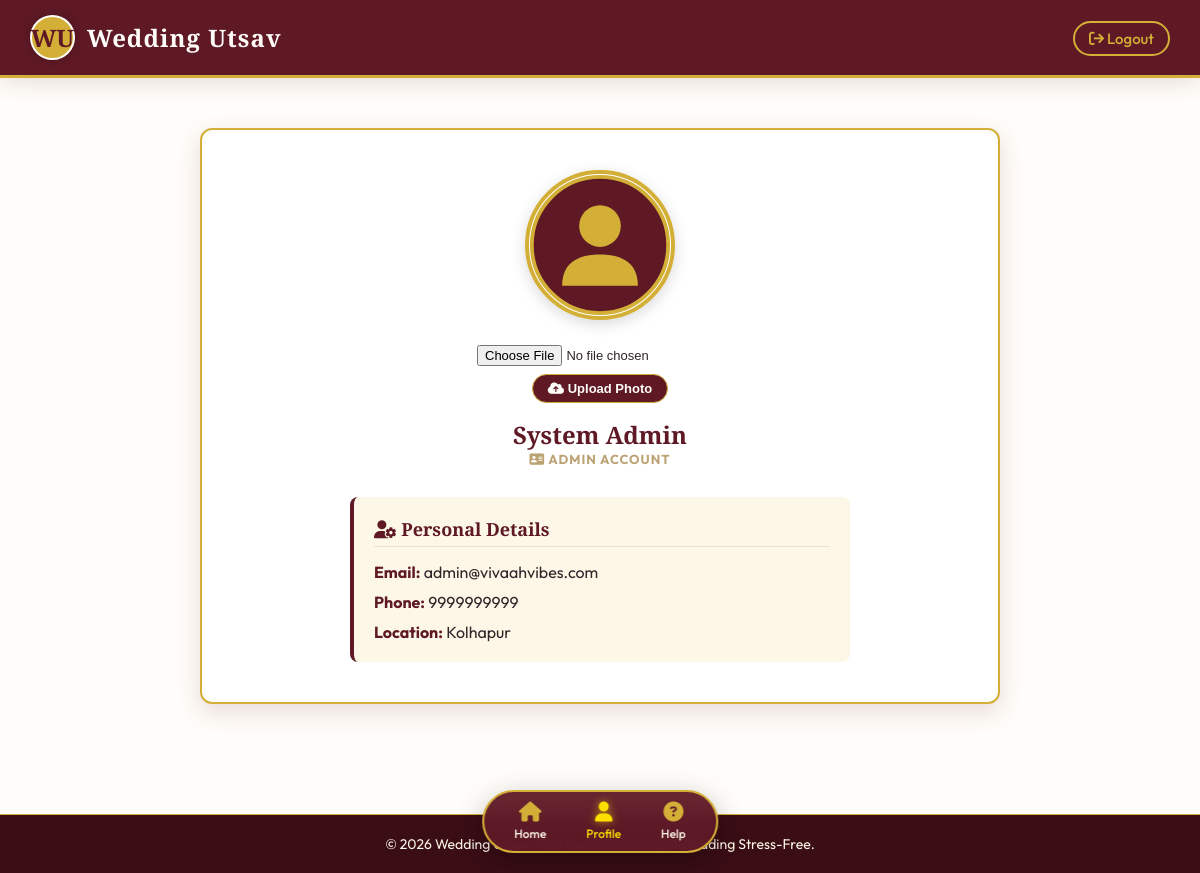
Screenshot of /profile (signed in) with the database file from the repository.
### tables this page shows
CREATE TABLE users (
        user_id INTEGER PRIMARY KEY AUTOINCREMENT,
        full_name TEXT NOT NULL,
        email TEXT UNIQUE NOT NULL,
        phone TEXT NOT NULL,
        password_hash TEXT NOT NULL,
        role TEXT NOT NULL CHECK(role IN ('customer', 'vendor', 'admin')),
        profile_pic_url TEXT,
        city TEXT
    );

### app.py (the view)
@app.route('/profile')
def profile():
    if 'user_id' not in session:
        return redirect(url_for('login'))
    user_id = session['user_id']
    conn = get_db_connection()
    budget = conn.execute('SELECT * FROM budgets WHERE customer_id = ?', (user_id,)).fetchone()
    bookings = conn.execute('''
        SELECT b.*, v.business_name, v.service_type, v.contact_info, v.location
        FROM bookings b
        JOIN vendors v ON b.vendor_id = v.vendor_id
        WHERE b.customer_id = ?
    ''', (user_id,)).fetchall()
    conn.close()
    return render_template('profile.html', budget=budget, bookings=bookings)

### app.py (called while the page is built)
@app.context_processor
def inject_user():
    user = None
    if 'user_id' in session:
        conn = get_db_connection()
        user = conn.execute('SELECT * FROM users WHERE user_id = ?', (session['user_id'],)).fetchone()
        conn.close()
    return dict(current_user=user)

### database.py (called while the page is built)
def get_db_connection():
    conn = sqlite3.connect(DATABASE_PATH)
    conn.row_factory = sqlite3.Row
    return conn

### templates/profile.html (shortened to what this page needs)
{% extends "base.html" %}
{% block content %}
<div class="profile-container">
    <div class="profile-card">
        <div class="profile-header">
            <div class="profile-pic-container">
                <img src="{{ current_user.profile_pic_url or url_for('static', filename='default-profile.svg') }}" alt="Profile Picture" class="profile-pic">
            </div>
            <form method="POST" action="{{ url_for('upload_profile_pic') }}" enctype="multipart/form-data" class="profile-upload-form">
                <input type="file" name="profile_pic" accept="image/*" class="file-input" required>
                <button type="submit" class="btn-upload"><i class="fa-solid fa-cloud-arrow-up"></i> Upload Photo</button>
            </form>
            <h2 style="margin-top: 15px; color: var(--royal-maroon);">{{ current_user.full_name }}</h2>
            <p style="text-transform: uppercase; font-size: 13px; letter-spacing: 1px; color: var(--muted-gold); font-weight: bold;">
                <i class="fa-solid fa-address-card"></i> {{ current_user.role }} Account
            </p>
        </div>
        <div class="profile-info">
            <h3 style="font-size: 18px; margin-bottom: 15px; border-bottom: 1px solid rgba(94, 25, 37, 0.1); padding-bottom: 5px;">
                <i class="fa-solid fa-user-gear"></i> Personal Details
            </h3>
            <p><strong>Email:</strong> {{ current_user.email }}</p>
            <p><strong>Phone:</strong> {{ current_user.phone }}</p>
            <p><strong>Location:</strong> {{ current_user.city }}</p>
        </div>
    </div>
</div>
{% endblock %}

### static/css/style.css (style rules this page uses)
:root { --royal-maroon: #5E1925; --dark-maroon: #3B0D15; --gold: #D4AF37; --bright-gold: #FFDF00; --ivory: #FFFDF9; --soft-cream: #FDF7E7; --charcoal: #2E2628; --muted-gold: #BCA374; --pure-white: #FFFFFF; --shadow: rgba(94, 25, 37, 0.15); --border-radius: 12px; --transition: all 0.3s cubic-bezier(0.4, 0, 0.2, 1); }
* { margin: 0; padding: 0; box-sizing: border-box; }
body { font-family: 'Outfit', sans-serif; background-color: var(--ivory); color: var(--charcoal); min-height: 100vh; display: flex; flex-direction: column; overflow-x: hidden; }
h1, h2, h3, h4, .brand-title { font-family: 'Playfair Display', serif; font-weight: 700; color: var(--royal-maroon); }
.profile-container { max-width: 800px; margin: 0 auto; }
.profile-card { background-color: var(--pure-white); border-radius: var(--border-radius); border: 2px solid var(--gold); box-shadow: 0 8px 25px var(--shadow); padding: 40px; text-align: center; margin-bottom: 30px; }
.profile-header { display: flex; flex-direction: column; align-items: center; margin-bottom: 30px; }
.profile-pic-container { position: relative; width: 150px; height: 150px; border-radius: 50%; border: 4px solid var(--gold); margin-bottom: 15px; box-shadow: 0 4px 15px rgba(0,0,0,0.15); overflow: hidden; }
.profile-pic { width: 100%; height: 100%; object-fit: cover; }
.profile-upload-form { margin-top: 10px; display: flex; flex-direction: column; align-items: center; gap: 8px; }
.file-input { font-size: 13px; }
.btn-upload { background-color: var(--royal-maroon); color: var(--ivory); border: 1px solid var(--gold); padding: 6px 15px; font-size: 13px; font-weight: 600; border-radius: 20px; cursor: pointer; transition: var(--transition); }
.profile-info { text-align: left; max-width: 500px; margin: 0 auto; background-color: var(--soft-cream); padding: 20px; border-radius: 8px; border-left: 4px solid var(--royal-maroon); }
.profile-info p { margin-bottom: 10px; font-size: 16px; }
.profile-info p:last-child { margin-bottom: 0; }
.profile-info strong { color: var(--royal-maroon); }

### rows the page displays
users: full_name "System Admin", role "ADMIN", email "admin@vivaahvibes.com", phone "9999999999", city "Kolhapur"
